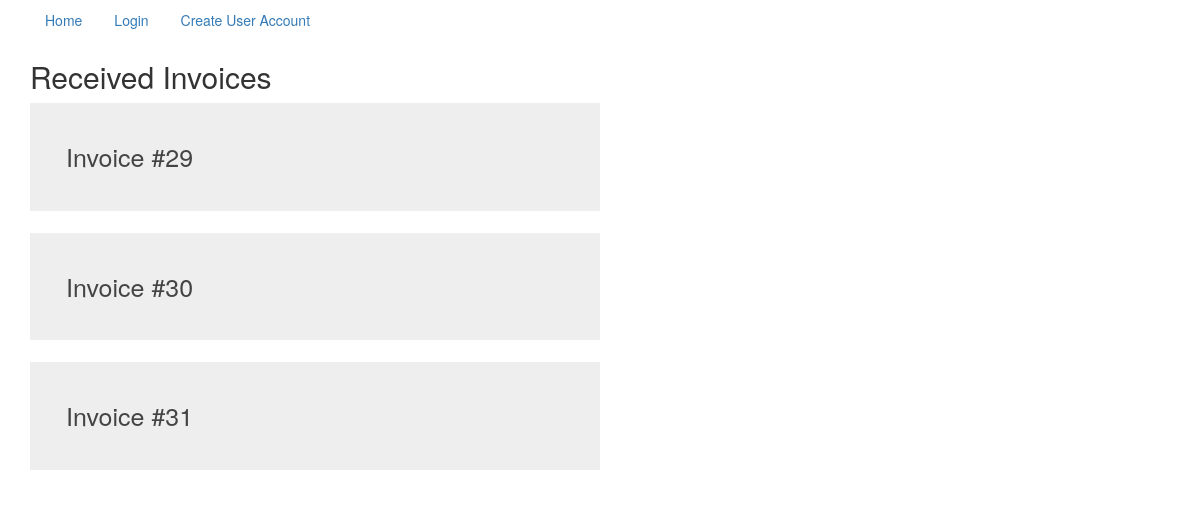
/delivery/, run on an earlier commit of the app's database.
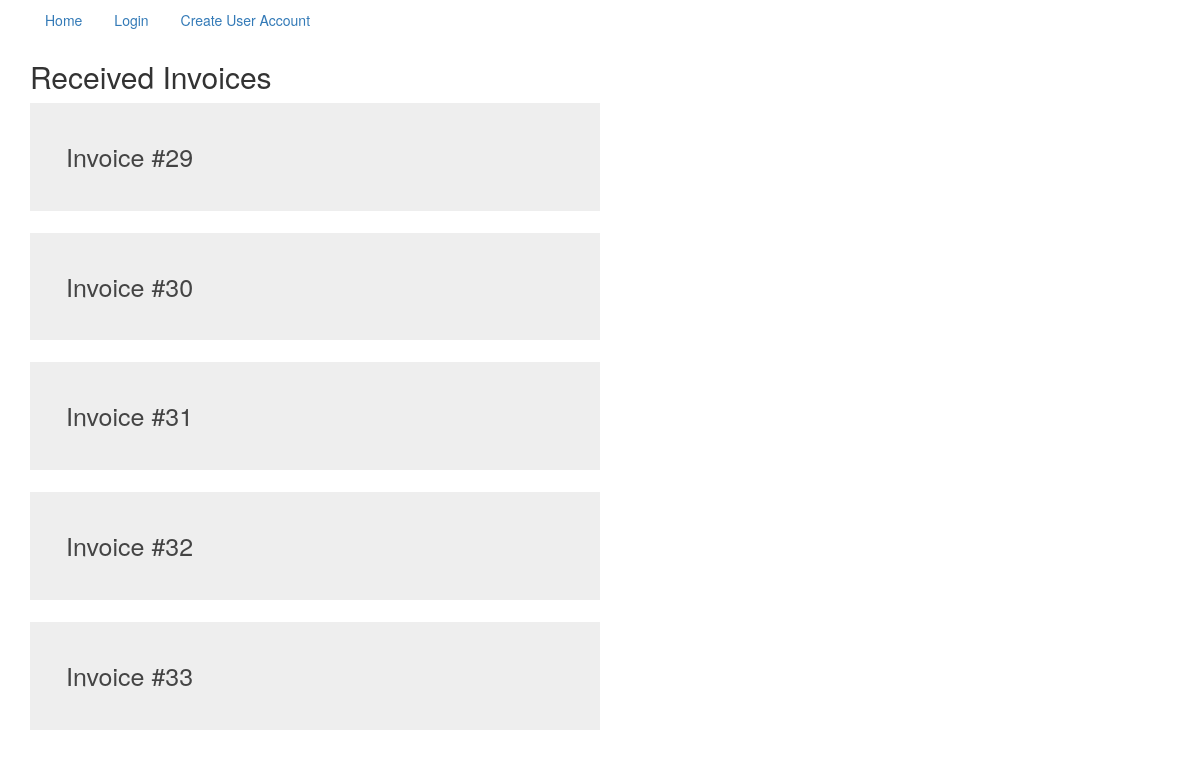
And on a later commit of the database.
### app/models.py (models this page shows)
class Invoice(models.Model):
    customer = models.CharField(max_length=50)
    time_created = models.DateTimeField(auto_now_add=True)
    roaster_seen = models.BooleanField(default=False)
    production_seen = models.BooleanField(default=False)
    shipping_seen = models.BooleanField(default=False)
    roaster_complete = models.BooleanField(default=False)
    production_complete = models.BooleanField(default=False)
    shipping_complete = models.BooleanField(default=False)
    def order_items(self):
        return OrderItem.objects.filter(invoice=self)
    @property
    def total_cost(self):
        items = OrderItem.objects.filter(invoice=self)
        items_total = sum([order_item.total_cost for order_item in items])
        return items_total

### app/views.py (the view)
# urls.py: url(r'^delivery/$', DeliveryListView.as_view(), name="delivery_list_view")
class DeliveryListView(ListView):
    model = Invoice
    template_name = "app/delivery.html"
    def get_queryset(self):
        invoices = super(DeliveryListView, self).get_queryset()
        return invoices.filter(production_complete=False)

### app/models.py (called while the page is built)
    def __str__(self):
        return str(self.name)

    @property
    def total_cost(self):
        if self.amount == "12oz":
            return int(self.quantity) * int(self.item.price_12_oz)
        elif self.amount == "1lbs":
            return int(self.quantity) * int(self.item.price_1_lbs)
        elif self.amount == "5lbs":
            return int(self.quantity) * int(self.item.price_5_lbs)

### templates/app/delivery.html (shortened to what this page needs)
{% extends 'base.html' %}
{% block content %}
<html>
<head>
</head>
<body>
<div class="container">
  <h2>Received Invoices</h2>
  {% for invoice in object_list%}
  <button class="accordion">Invoice #{{invoice.id}}</button>
  {% endfor %}
</div>
</body>
</html>
{% endblock %}

What changed in the data, as far as the page shows it:
added Invoice: id "32"
added Invoice: id "33"
